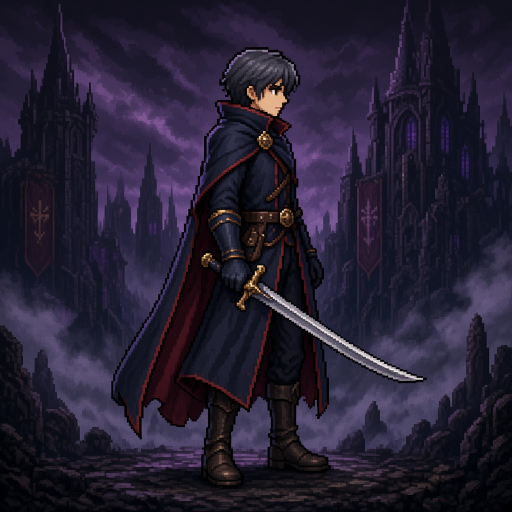
#> input picture art-src/visual-prototypes/01_personagem/CHAR-A_pixel_32.jpg, 1024 x 1024 px (shown at 1/2 size)
$ python -i version_compare.py   (imports and definitions only)
#> lines starting #> are read from the running program, lines starting #| are printed output that depends on the picture
### art-src/player/scripts/post/palette.py
"""Preliminary palette of the swordsman (concept B) and of the current room.

Single source of the colours used by the experimental scripts. Values are
proposals for V1.1 (see docs/ART_DIRECTION.md) and may change after review.
"""

from __future__ import annotations


def hex_rgb(value: str) -> tuple[int, int, int]:
    value = value.lstrip("#")
    return (int(value[0:2], 16), int(value[2:4], 16), int(value[4:6], 16))


# Character palette (name -> hex). Order matters only for documentation.
CHARACTER = {
    "outline_dark": "#0d0b12",
    "rim": "#4a5570",
    "coat": "#1d2434",
    "coat_shadow": "#141a26",
    "coat_light": "#2c3650",
    "lining_wine": "#6e1f30",
    "cape_wine": "#571827",
    "cape_shadow": "#3b101b",
    "trousers": "#262a36",
    "boots": "#17161d",
    "boot_cuff": "#3a3446",
    "silver": "#b9c3cf",
    "silver_light": "#e6edf3",
    "silver_dark": "#7d8794",
    "skin": "#dcc6b4",
    "skin_shadow": "#b39a8a",
    "hair": "#3a3e4b",
    "hair_light": "#5d6476",
    "glove": "#2c2329",
    "amber": "#d18f2f",
    "amber_dark": "#8f5a1c",
}

CHARACTER_RGB = {name: hex_rgb(value) for name, value in CHARACTER.items()}


def srgb_float(r: float, g: float, b: float) -> tuple[int, int, int]:
    """Converts the 0..1 sRGB triples used by the game code and RON files."""
    return (round(r * 255), round(g * 255), round(b * 255))


# Colours of the current placeholder scene. Sources:
# - background: assets/maps/entry_hall.ron (`background`), read at runtime by
#   camera_compare.py; this value is only a fallback.
# - platforms: src/world/maps.rs (PLATFORM_COLOR, ONE_WAY_COLOR).
# - player idle box: src/player/animation.rs (state_color, Idle).
SCENE_BACKGROUND_FALLBACK = srgb_float(0.07, 0.06, 0.1)
SCENE_PLATFORM = srgb_float(0.32, 0.29, 0.36)
SCENE_ONE_WAY = srgb_float(0.45, 0.36, 0.25)
SCENE_PLAYER_BOX = srgb_float(0.75, 0.2, 0.25)
# - Ember Bolt square: src/magic/casting.rs (element_color, Element::Fire).
SCENE_FIRE_BOLT = srgb_float(1.0, 0.45, 0.1)

### art-src/player/scripts/post/version_compare.py
"""Side-by-side model comparison: two versions, same views, scale and light.

Both rows use sprite masters at the contract scale (same orthographic
camera, sole on the pivot line), the same crop and the same background. For
comparable lighting, the older version is the relit render produced by
``bpy/build_swordsman_v003.py --relight-v002`` (v002 geometry, v003 lights).
A last column shows each side master reduced to the 1:1 game size (~52 px)
and to x2, on the room colour.

Usage:
    python3 art-src/player/scripts/post/version_compare.py --out SHEET.png
    # any two versions (V1.2-D), masters or close-ups:
    python3 art-src/player/scripts/post/version_compare.py --out SHEET.png \
        --old "v003" "art-src/player/renders/v003/swordsman_base_v003_{view}_master.png" \
        --new "v004" "art-src/player/renders/v004/swordsman_base_v004_{view}_master.png" \
        --title "..." [--closes close_face,close_hair]
"""

from __future__ import annotations

import argparse
from pathlib import Path

from PIL import Image, ImageDraw

from contract import FRAME, HD_DENSITY
from labels import font
from palette import SCENE_BACKGROUND_FALLBACK

PLAYER_DIR = Path(__file__).resolve().parents[2]
RENDERS = PLAYER_DIR / "renders"
OLD = ("v002 (primitivas; luz da v003)", RENDERS / "v003" / "relit_v002" / "swordsman_base_v002_relit_{view}_master.png")
NEW = ("v003 (malhas procedurais)", RENDERS / "v003" / "swordsman_base_v003_{view}_master.png")
VIEWS = (("front", "Frontal"), ("side", "Lateral"), ("back", "Traseira"))
CROP = (232, 120, 792, 1024)  # same window on every 1024 master: whole figure and sword
CELL_H = 520
BACKGROUND = (112, 112, 118)
TEXT = (240, 240, 244)
MUTED = (210, 210, 216)
PAD = 16


def framed(path: Path) -> Image.Image:
    image = Image.open(path).convert("RGBA")
    base = Image.new("RGBA", image.size, (*BACKGROUND, 255))
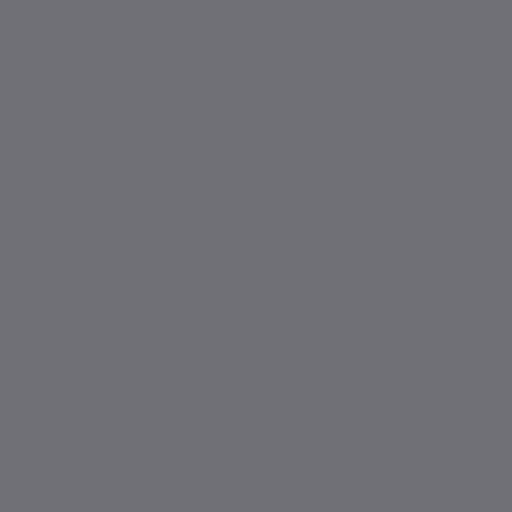
#> base: PIL image 1024x1024 RGBA (shown at 1/2 size); mean R, G, B, A 112, 112, 118, 255
    base.alpha_composite(image)
    crop = base.crop(CROP)
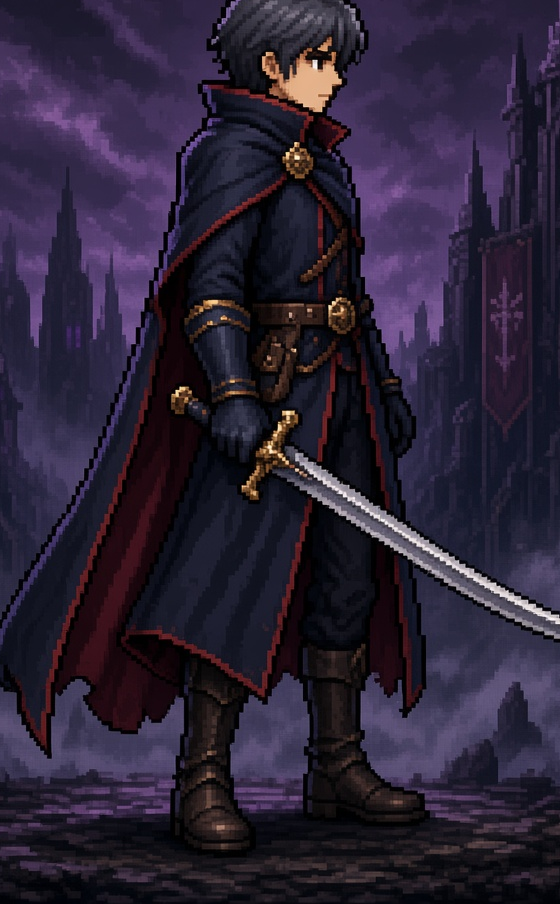
#> crop: PIL image 560x904 RGBA; mean R, G, B, A 43.3, 34.9, 54, 255
    width = round(crop.size[0] * CELL_H / crop.size[1])
#> width = 322
    return crop.resize((width, CELL_H), Image.Resampling.LANCZOS)


# [83 lines left out: functions game_scale, close_pair, closes_sheet, main, not called in this run]


# [2 lines not run here, left out]

>>> result = framed('../../../visual-prototypes/01_personagem/CHAR-A_pixel_32.jpg')

$ run again, on art-src/visual-prototypes/01_personagem/ref_inspiration_concept.png
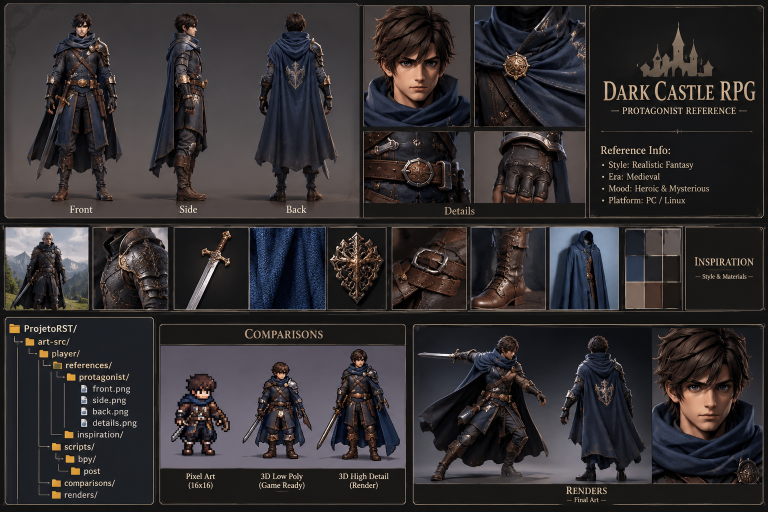
#> input picture art-src/visual-prototypes/01_personagem/ref_inspiration_concept.png, 1536 x 1024 px (shown at 1/2 size)
#> in framed, `crop = base.crop(CROP)`:
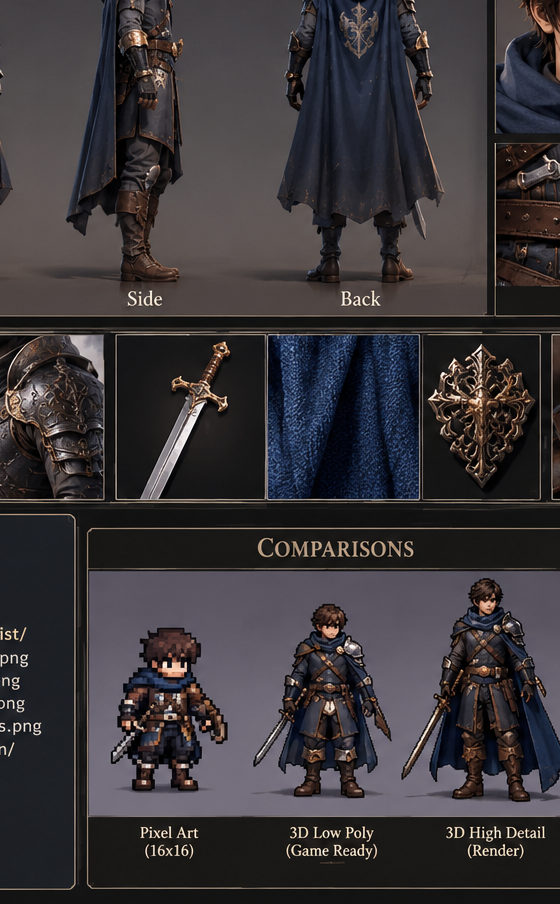
#> crop: PIL image 560x904 RGBA; mean R, G, B, A 57.9, 53.9, 57.1, 255
#> in framed, `return crop.resize((width, CELL_H), Image.Resampling.LANCZOS)`:
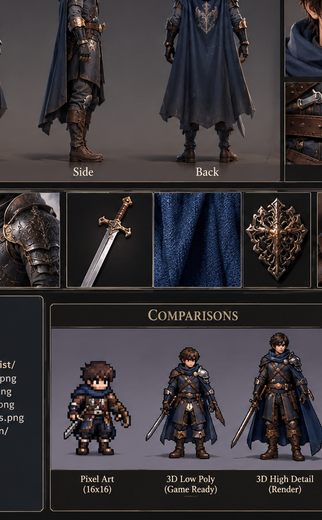
#> returned value: PIL image 322x520 RGBA; mean R, G, B, A 57.9, 54, 57.1, 255
